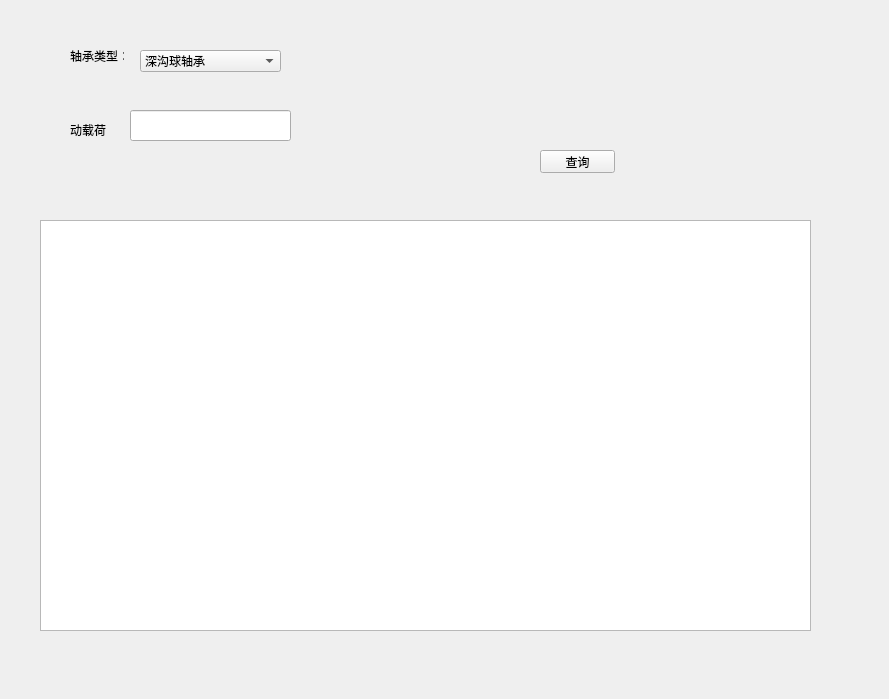
<?xml version="1.0" encoding="UTF-8"?>
<ui version="4.0">
 <class>Form</class>
 <widget class="QWidget" name="Form">
  <property name="geometry">
   <rect>
    <x>0</x>
    <y>0</y>
    <width>889</width>
    <height>699</height>
   </rect>
  </property>
  <property name="windowTitle">
   <string>Form</string>
  </property>
  <widget class="QLineEdit" name="lineEdit">
   <property name="geometry">
    <rect>
     <x>130</x>
     <y>110</y>
     <width>161</width>
     <height>31</height>
    </rect>
   </property>
  </widget>
  <widget class="QLabel" name="label_2">
   <property name="geometry">
    <rect>
     <x>70</x>
     <y>120</y>
     <width>71</width>
     <height>20</height>
    </rect>
   </property>
   <property name="text">
    <string>动载荷</string>
   </property>
  </widget>
  <widget class="QTableWidget" name="tableWidget">
   <property name="geometry">
    <rect>
     <x>40</x>
     <y>220</y>
     <width>771</width>
     <height>411</height>
    </rect>
   </property>
   <property name="maximumSize">
    <size>
     <width>16777215</width>
     <height>16777215</height>
    </size>
   </property>
  </widget>
  <widget class="QComboBox" name="comboBox">
   <property name="geometry">
    <rect>
     <x>140</x>
     <y>50</y>
     <width>141</width>
     <height>22</height>
    </rect>
   </property>
   <item>
    <property name="text">
     <string>深沟球轴承</string>
    </property>
   </item>
   <item>
    <property name="text">
     <string>调心球轴承</string>
    </property>
   </item>
   <item>
    <property name="text">
     <string>角接触球轴承</string>
    </property>
   </item>
   <item>
    <property name="text">
     <string>推力滚子轴承</string>
    </property>
   </item>
   <item>
    <property name="text">
     <string>推力球轴承</string>
    </property>
   </item>
  </widget>
  <widget class="QLabel" name="label">
   <property name="geometry">
    <rect>
     <x>70</x>
     <y>50</y>
     <width>54</width>
     <height>12</height>
    </rect>
   </property>
   <property name="text">
    <string>轴承类型：</string>
   </property>
  </widget>
  <widget class="QPushButton" name="pushButton">
   <property name="geometry">
    <rect>
     <x>540</x>
     <y>150</y>
     <width>75</width>
     <height>23</height>
    </rect>
   </property>
   <property name="text">
    <string>查询</string>
   </property>
  </widget>
 </widget>
 <resources/>
 <connections>
  <connection>
   <sender>tableWidget</sender>
   <signal>cellClicked(int,int)</signal>
   <receiver>Form</receiver>
   <slot>xianshiyaliji()</slot>
   <hints>
    <hint type="sourcelabel">
     <x>311</x>
     <y>521</y>
    </hint>
    <hint type="destinationlabel">
     <x>62</x>
     <y>507</y>
    </hint>
   </hints>
  </connection>
  <connection>
   <sender>comboBox</sender>
   <signal>currentIndexChanged(QString)</signal>
   <receiver>Form</receiver>
   <slot>leixingxuan()</slot>
   <hints>
    <hint type="sourcelabel">
     <x>185</x>
     <y>53</y>
    </hint>
    <hint type="destinationlabel">
     <x>526</x>
     <y>78</y>
    </hint>
   </hints>
  </connection>
 </connections>
 <slots>
  <slot>xianshiyaliji()</slot>
  <slot>leixingxuan()</slot>
 </slots>
</ui>
